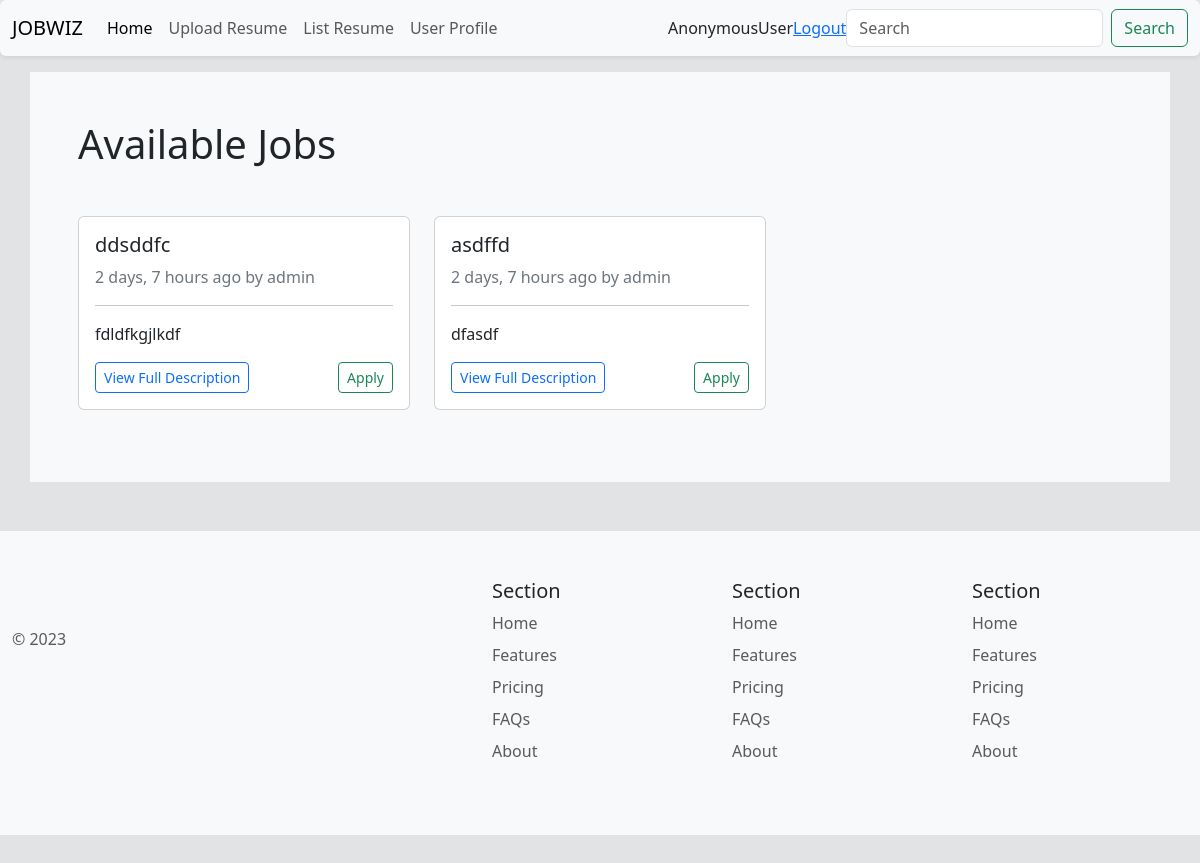
The app's page /, older data.
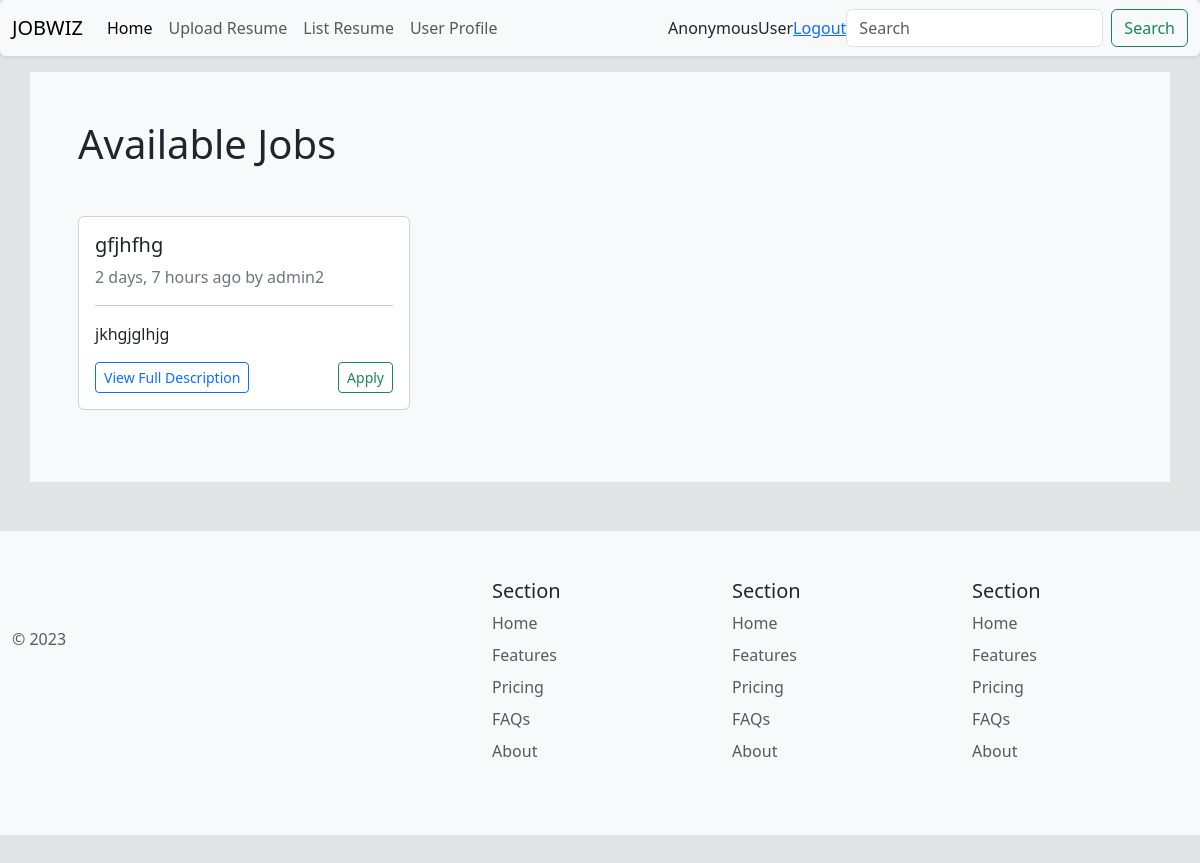
The same page, newer data.
### jobs/models.py (models this page shows, shortened)
class JobDescription(models.Model):
    title = models.CharField(max_length=100)
    description = models.TextField(max_length=70,null=True, blank=True)
    pdf_file = models.FileField(upload_to='jobs/job_descriptions/')
    location = models.CharField(max_length=500,null=True, blank=True)
    created_date = models.DateTimeField(auto_now_add=True)
    created_by = models.ForeignKey(User, on_delete=models.CASCADE)
    def time_elapsed(self):
        return naturaltime(self.created_date)

### jobs/views.py (the view)
# urls.py: path('', views.jobs_list, name='job_list'),
def jobs_list(request):
    job_descriptions = JobDescription.objects.all()
    return render(request, 'jobs/job_list.html', {'job_descriptions':job_descriptions})

### jobs/templates/jobs/job_list.html (shortened to what this page needs)
{% extends 'main.html' %}
{% load humanize %}
{% block content %}
<div class="container p-5 bg-light">
<h2 class="display-6 mb-5">Available Jobs</h2>
{% if job_descriptions %}
<div class="row">
    {% for job in job_descriptions %}
    <div class="col-4 mb-4">
    <div class="card job-card">
      <div class="card-body">
        <h5 class="card-title"> {{job.title}} </h5>
        <span class="text-secondary "> {{job.time_elapsed}} by  {{job.created_by}} </span>
        <hr>
        <p  class="card-text" > {{job.description}} </p>
        <div class="d-flex justify-content-between">
          <a href="{{job.pdf_file.url}}" class="btn btn-outline-primary btn-sm ">View Full Description</a>
          <form  method="post" action="{% url 'apply_job' job.id %}">
        <button type="submit" class="btn btn-outline-success btn-sm ">Apply</a>
          </form>
        </div>
      </div>
    </div>
    </div>
    {% endfor %}
  </div>
  {% else %}
  <div>Nothing to show</div>
  {%endif %}
</div>
{% endblock content %}

### templates/main.html (shortened to what this page needs)
<!DOCTYPE html>
<html lang="en">
<head>
    <link href="https://cdn.jsdelivr.net/npm/bootstrap@5.3.2/dist/css/bootstrap.min.css" rel="stylesheet">
</head>
<body class="bg-secondary-subtle">
    {% include 'navbar.html' %}
    {% block content %}
    {% endblock content %}
    {% include 'footer.html' %}
</body>
</html>

### templates/navbar.html (shortened to what this page needs)
<nav class="navbar navbar-expand-lg bg-body-tertiary shadow-sm  mb-3 rounded">
    <div class="container-fluid">
      <a class="navbar-brand" href="{% url 'job_list' %}">JOBWIZ</a>
      <div class="collapse navbar-collapse" id="navbarSupportedContent">
        <ul class="navbar-nav me-auto mb-2 mb-lg-0">
          <li class="nav-item">
            <a class="nav-link active" aria-current="page" href="{% url 'job_list' %}">Home</a>
          </li>
          {% if not user.is_superuser %}
          <li class="nav-item">
            <a class="nav-link" href="{% url 'upload_resume' %}">Upload Resume</a>
          </li>
          {% endif %}
          <li class="nav-item">
            <a class="nav-link" href="{% url 'resume_list' %}">List Resume</a>
          </li>
          <li class="nav-item">
          {% if user.is_superuser %}
          <a href="{% url 'admin_profile' %}" class="nav-link " >Profile</a>
          {% else %}
          <a href="{% url 'profile' %}" class="nav-link ">User Profile</a>
          {% endif %}
          </li>
        </ul>
        <span style="text-transform: capitalize;">{{request.user}} </span>
        <span><a href="{% url 'logoutUser' %}">Logout</a></span>
        <form class="d-flex" role="search">
          <input class="form-control me-2" type="search" placeholder="Search" aria-label="Search">
          <button class="btn btn-outline-success" type="submit">Search</button>
        </form>
      </div>
    </div>
  </nav>

### templates/footer.html
<div class="container-fluid bg-light">
    <footer class="row row-cols-1 row-cols-sm-2 row-cols-md-5 py-5 my-5 border-top">
      <div class="col mb-3">
        <a href="/" class="d-flex align-items-center mb-3 link-body-emphasis text-decoration-none">
          <svg class="bi me-2" width="40" height="32"><use xlink:href="#bootstrap"></use></svg>
        </a>
        <p class="text-body-secondary">© 2023</p>
      </div>
      <div class="col mb-3">
      </div>
      <div class="col mb-3">
        <h5>Section</h5>
        <ul class="nav flex-column">
          <li class="nav-item mb-2"><a href="#" class="nav-link p-0 text-body-secondary">Home</a></li>
          <li class="nav-item mb-2"><a href="#" class="nav-link p-0 text-body-secondary">Features</a></li>
          <li class="nav-item mb-2"><a href="#" class="nav-link p-0 text-body-secondary">Pricing</a></li>
          <li class="nav-item mb-2"><a href="#" class="nav-link p-0 text-body-secondary">FAQs</a></li>
          <li class="nav-item mb-2"><a href="#" class="nav-link p-0 text-body-secondary">About</a></li>
        </ul>
      </div>
      <div class="col mb-3">
        <h5>Section</h5>
        <ul class="nav flex-column">
          <li class="nav-item mb-2"><a href="#" class="nav-link p-0 text-body-secondary">Home</a></li>
          <li class="nav-item mb-2"><a href="#" class="nav-link p-0 text-body-secondary">Features</a></li>
          <li class="nav-item mb-2"><a href="#" class="nav-link p-0 text-body-secondary">Pricing</a></li>
          <li class="nav-item mb-2"><a href="#" class="nav-link p-0 text-body-secondary">FAQs</a></li>
          <li class="nav-item mb-2"><a href="#" class="nav-link p-0 text-body-secondary">About</a></li>
        </ul>
      </div>
      <div class="col mb-3">
        <h5>Section</h5>
        <ul class="nav flex-column">
          <li class="nav-item mb-2"><a href="#" class="nav-link p-0 text-body-secondary">Home</a></li>
          <li class="nav-item mb-2"><a href="#" class="nav-link p-0 text-body-secondary">Features</a></li>
          <li class="nav-item mb-2"><a href="#" class="nav-link p-0 text-body-secondary">Pricing</a></li>
          <li class="nav-item mb-2"><a href="#" class="nav-link p-0 text-body-secondary">FAQs</a></li>
          <li class="nav-item mb-2"><a href="#" class="nav-link p-0 text-body-secondary">About</a></li>
        </ul>
      </div>
    </footer>
  </div>

### templates/main.html (style rules this page uses)
.job-card { transition: box-shadow 0.3s ease; }

Row changes from the older to the newer data that the page shows:
removed JobDescription: title "ddsddfc", time_elapsed "2 days, 7 hours ago", created_by "admin", description "fdldfkgjlkdf"
removed JobDescription: title "asdffd", time_elapsed "2 days, 7 hours ago", created_by "admin", description "dfasdf"
added JobDescription: title "gfjhfhg", time_elapsed "2 days, 7 hours ago", created_by "admin2", description "jkhgjglhjg"
